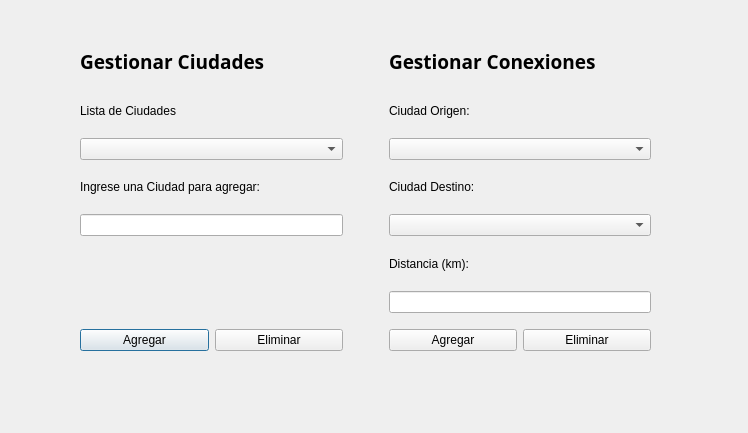
<?xml version="1.0" encoding="UTF-8"?>
<ui version="4.0">
 <class>Admin</class>
 <widget class="QDialog" name="Admin">
  <property name="geometry">
   <rect>
    <x>0</x>
    <y>0</y>
    <width>748</width>
    <height>433</height>
   </rect>
  </property>
  <property name="font">
   <font>
    <weight>50</weight>
    <bold>false</bold>
   </font>
  </property>
  <property name="windowTitle">
   <string>Dialog</string>
  </property>
  <widget class="QWidget" name="gridLayoutWidget">
   <property name="geometry">
    <rect>
     <x>80</x>
     <y>40</y>
     <width>571</width>
     <height>311</height>
    </rect>
   </property>
   <layout class="QGridLayout" name="gridLayout">
    <item row="2" column="2">
     <widget class="QLabel" name="label_6">
      <property name="text">
       <string>Ciudad Origen:</string>
      </property>
     </widget>
    </item>
    <item row="6" column="0">
     <widget class="QLineEdit" name="lineEditCiudad"/>
    </item>
    <item row="1" column="1">
     <spacer name="horizontalSpacer">
      <property name="orientation">
       <enum>Qt::Horizontal</enum>
      </property>
      <property name="sizeType">
       <enum>QSizePolicy::Fixed</enum>
      </property>
      <property name="sizeHint" stdset="0">
       <size>
        <width>40</width>
        <height>10</height>
       </size>
      </property>
     </spacer>
    </item>
    <item row="8" column="2">
     <widget class="QLabel" name="label_8">
      <property name="text">
       <string>Distancia (km):</string>
      </property>
     </widget>
    </item>
    <item row="4" column="2">
     <widget class="QLabel" name="label_7">
      <property name="text">
       <string>Ciudad Destino:</string>
      </property>
     </widget>
    </item>
    <item row="3" column="0">
     <widget class="QComboBox" name="comboBoxCiudades"/>
    </item>
    <item row="1" column="0">
     <widget class="QLabel" name="label">
      <property name="font">
       <font>
        <family>Ubuntu Condensed</family>
        <pointsize>14</pointsize>
        <weight>75</weight>
        <bold>true</bold>
       </font>
      </property>
      <property name="focusPolicy">
       <enum>Qt::NoFocus</enum>
      </property>
      <property name="frameShape">
       <enum>QFrame::NoFrame</enum>
      </property>
      <property name="text">
       <string>Gestionar Ciudades</string>
      </property>
      <property name="textFormat">
       <enum>Qt::PlainText</enum>
      </property>
      <property name="wordWrap">
       <bool>false</bool>
      </property>
     </widget>
    </item>
    <item row="1" column="2">
     <widget class="QLabel" name="label_4">
      <property name="font">
       <font>
        <family>Ubuntu Condensed</family>
        <pointsize>14</pointsize>
        <weight>75</weight>
        <bold>true</bold>
       </font>
      </property>
      <property name="text">
       <string>Gestionar Conexiones</string>
      </property>
     </widget>
    </item>
    <item row="3" column="2">
     <widget class="QComboBox" name="comboBoxCiudadOrigen"/>
    </item>
    <item row="10" column="2">
     <spacer name="verticalSpacer">
      <property name="orientation">
       <enum>Qt::Vertical</enum>
      </property>
      <property name="sizeType">
       <enum>QSizePolicy::Fixed</enum>
      </property>
      <property name="sizeHint" stdset="0">
       <size>
        <width>10</width>
        <height>10</height>
       </size>
      </property>
     </spacer>
    </item>
    <item row="4" column="0">
     <widget class="QLabel" name="label_3">
      <property name="text">
       <string>Ingrese una Ciudad para agregar:</string>
      </property>
     </widget>
    </item>
    <item row="6" column="2">
     <widget class="QComboBox" name="comboBoxCiudadDestino"/>
    </item>
    <item row="2" column="0">
     <widget class="QLabel" name="label_2">
      <property name="text">
       <string>Lista de Ciudades</string>
      </property>
     </widget>
    </item>
    <item row="12" column="0">
     <layout class="QHBoxLayout" name="horizontalLayout_2">
      <item>
       <widget class="QPushButton" name="btnAgregar">
        <property name="text">
         <string>Agregar</string>
        </property>
       </widget>
      </item>
      <item>
       <widget class="QPushButton" name="btnEliminar">
        <property name="text">
         <string>Eliminar</string>
        </property>
       </widget>
      </item>
     </layout>
    </item>
    <item row="9" column="2">
     <widget class="QLineEdit" name="lineEditDistancia"/>
    </item>
    <item row="12" column="2">
     <layout class="QHBoxLayout" name="horizontalLayout">
      <item>
       <widget class="QPushButton" name="btnAgregarConexion">
        <property name="text">
         <string>Agregar</string>
        </property>
       </widget>
      </item>
      <item>
       <widget class="QPushButton" name="btnEliminarConexion">
        <property name="text">
         <string>Eliminar</string>
        </property>
       </widget>
      </item>
     </layout>
    </item>
   </layout>
  </widget>
 </widget>
 <resources/>
 <connections/>
</ui>
